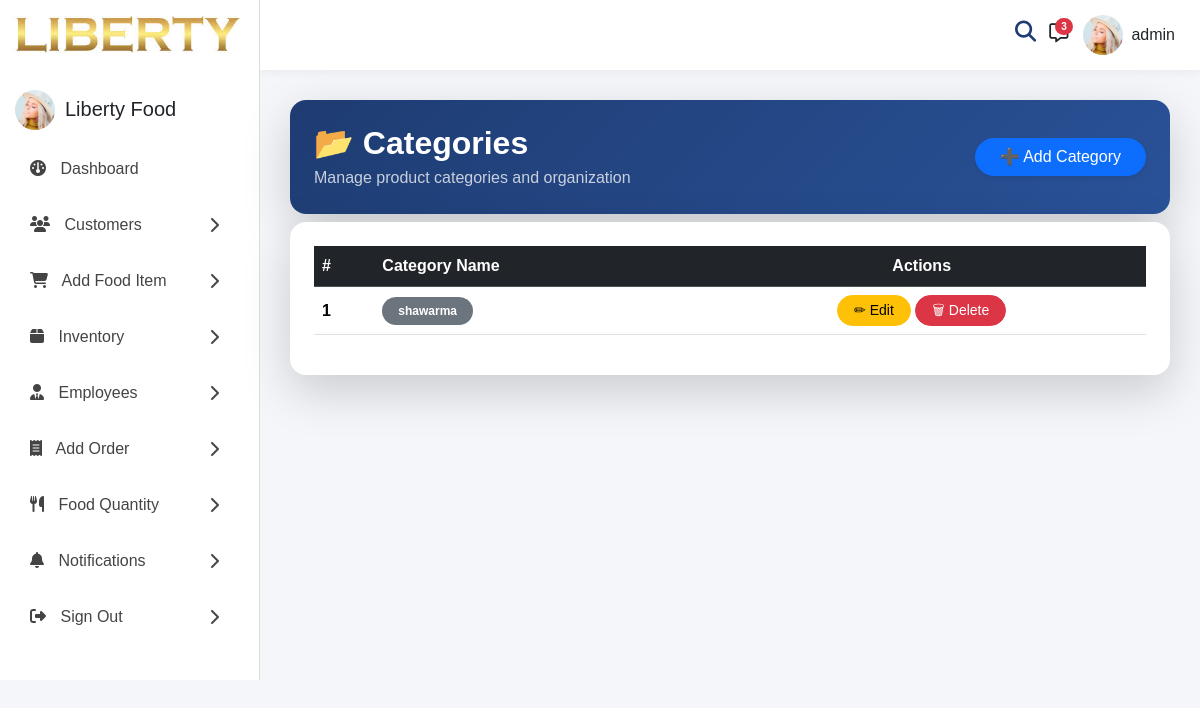
Page /categories/ (signed in) on the earlier database version.
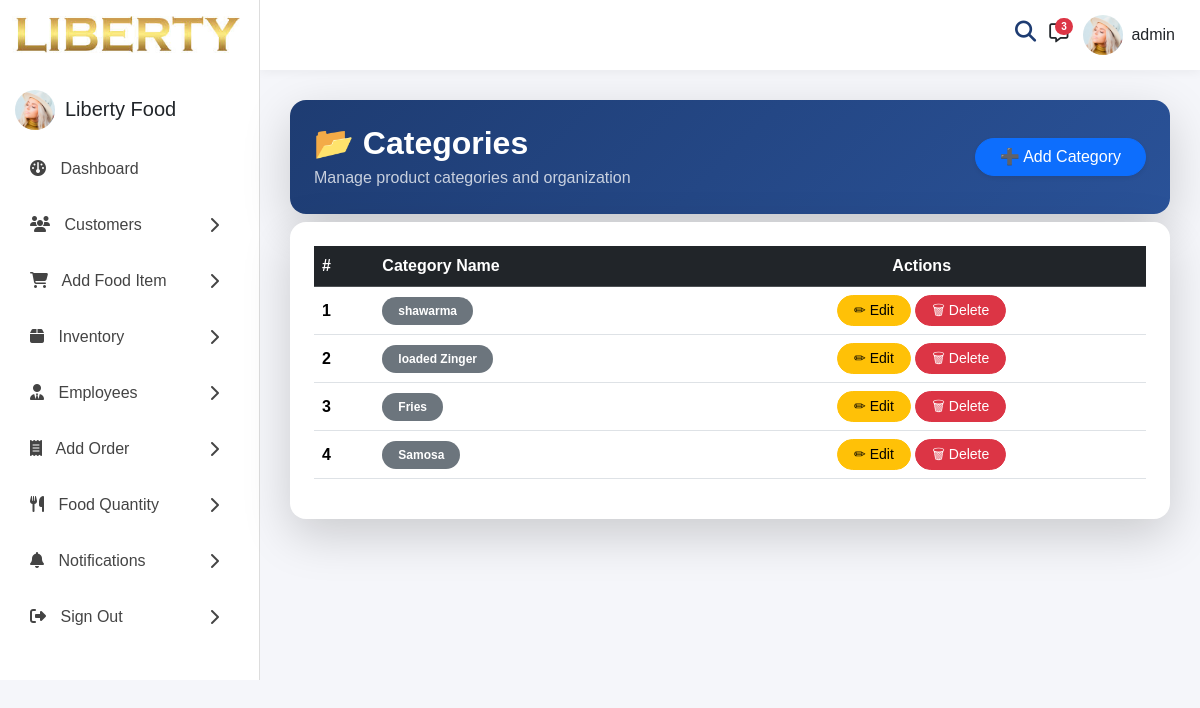
Same page on the later database version.
### core_app/models.py (models this page shows, shortened)
class Category(models.Model):
    name = models.CharField(max_length=200)
    image = models.ImageField(upload_to='categories/', null=True, blank=True)
    status = models.BooleanField(default=True)

### accounts/decoraters.py (the view)
    def wrapper(request, *args, **kwargs):
        if request.user.is_authenticated:
            if request.user.role in ['admin', 'manager']:
                return view_func(request, *args, **kwargs)
        return redirect('login')

### accounts/decoraters.py (called while the page is built)
def manager_required(view_func):
    def wrapper(request, *args, **kwargs):
        if request.user.is_authenticated:
            if request.user.role in ['admin', 'manager']:
                return view_func(request, *args, **kwargs)
        return redirect('login')
    return wrapper

### core_app/views.py (called while the page is built)
@manager_required
def category_list(request):
    return render(request, "category_list.html", {
        "categories": Category.objects.all()
    })

### templates/category_list.html
{% extends "base.html" %}
{% block content %}
<div class="card border-0 shadow-lg rounded-4 overflow-hidden">
    <div class="p-4 text-white"
        style="background: linear-gradient(135deg, #1e3c72, #2a5298);">
        <div class="d-flex justify-content-between align-items-center flex-wrap">
            <div>
                <h2 class="fw-bold mb-1">
                    📂 Categories
                </h2>
                <p class="mb-0 opacity-75">
                    Manage product categories and organization
                </p>
            </div>
                <div class="d-flex justify-content-between align-items-center ">
        <a href="{% url 'add_category' %}"
           class="btn btn-primary rounded-pill px-4 shadow-sm">
            ➕ Add Category
        </a>
    </div>
        </div>
    </div>
</div>
<div class="card border-0 shadow-lg rounded-4 p-4 mt-2">
    <div class="table-responsive">
        <table class="table table-hover align-middle">
            <thead class="table-dark">
                <tr>
                    <th>#</th>
                    <th>Category Name</th>
                    <th class="text-center">Actions</th>
                </tr>
            </thead>
            <tbody>
                {% for category in categories %}
                <tr>
                    <td class="fw-semibold">{{ forloop.counter }}</td>
                    <td>
                        <span class="badge bg-secondary px-3 py-2 rounded-pill">
                            {{ category.name }}
                        </span>
                    </td>
                    <td class="text-center">
                        <a href="{% url 'category_edit' category.id %}"
                           class="btn btn-sm btn-warning rounded-pill px-3">
                            ✏ Edit
                        </a>
                        <a href="{% url 'category_delete' category.id %}"
                           class="btn btn-sm btn-danger rounded-pill px-3"
                           onclick="return confirm('Are you sure to delete this?')">
                            🗑 Delete
                        </a>
                    </td>
                </tr>
                {% empty %}
                <tr>
                    <td colspan="3" class="text-center text-muted py-4">
                        No categories available.
                    </td>
                </tr>
                {% endfor %}
            </tbody>
        </table>
    </div>
</div>
{% endblock %}

Differences in the rows shown:
added Category: name "loaded Zinger"
added Category: name "Fries"
added Category: name "Samosa"
